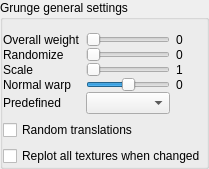
    <widget class="QGroupBox" name="groupBoxGrungeSettings">
     <property name="title">
      <string>Grunge general settings</string>
     </property>
     <property name="flat">
      <bool>true</bool>
     </property>
     <property name="checkable">
      <bool>false</bool>
     </property>
     <layout class="QVBoxLayout" name="verticalLayout_31">
      <property name="leftMargin">
       <number>0</number>
      </property>
      <property name="topMargin">
       <number>12</number>
      </property>
      <property name="rightMargin">
       <number>0</number>
      </property>
      <property name="bottomMargin">
       <number>0</number>
      </property>
      <item>
       <layout class="QGridLayout" name="gridLayout_25">
        <property name="verticalSpacing">
         <number>0</number>
        </property>
        <item row="2" column="1">
         <widget class="QSlider" name="horizontalSliderGrungeRadius">
          <property name="toolTip">
           <string>&lt;html&gt;&lt;head/&gt;&lt;body&gt;&lt;p&gt;It scales the UVs of generated random image. Value 1 is neutral.&lt;/p&gt;&lt;/body&gt;&lt;/html&gt;</string>
          </property>
          <property name="minimum">
           <number>1</number>
          </property>
          <property name="maximum">
           <number>100</number>
          </property>
          <property name="singleStep">
           <number>25</number>
          </property>
          <property name="pageStep">
           <number>0</number>
          </property>
          <property name="orientation">
           <enum>Qt::Horizontal</enum>
          </property>
         </widget>
        </item>
        <item row="2" column="0">
         <widget class="QLabel" name="label_111">
          <property name="text">
           <string>Scale</string>
          </property>
         </widget>
        </item>
        <item row="0" column="1">
         <widget class="QSlider" name="horizontalSliderGrungeOverallWeight">
          <property name="toolTip">
           <string>&lt;html&gt;&lt;head/&gt;&lt;body&gt;&lt;p&gt;Set common blending weight factor for all textures blending.&lt;/p&gt;&lt;/body&gt;&lt;/html&gt;</string>
          </property>
          <property name="maximum">
           <number>100</number>
          </property>
          <property name="pageStep">
           <number>0</number>
          </property>
          <property name="value">
           <number>0</number>
          </property>
          <property name="orientation">
           <enum>Qt::Horizontal</enum>
          </property>
          <property name="tickPosition">
           <enum>QSlider::NoTicks</enum>
          </property>
          <property name="tickInterval">
           <number>5</number>
          </property>
         </widget>
        </item>
        <item row="1" column="0">
         <widget class="QLabel" name="label_34">
          <property name="text">
           <string>Randomize</string>
          </property>
         </widget>
        </item>
        <item row="1" column="1">
         <widget class="QSlider" name="horizontalSliderGrungeSeed">
          <property name="toolTip">
           <string>&lt;html&gt;&lt;head/&gt;&lt;body&gt;&lt;p&gt;When 0 - use orginal image, otherwise generate random seamless image. &lt;/p&gt;&lt;/body&gt;&lt;/html&gt;</string>
          </property>
          <property name="maximum">
           <number>100</number>
          </property>
          <property name="pageStep">
           <number>0</number>
          </property>
          <property name="orientation">
           <enum>Qt::Horizontal</enum>
          </property>
         </widget>
        </item>
        <item row="1" column="2">
         <widget class="QLabel" name="label_110">
          <property name="text">
           <string>0</string>
          </property>
         </widget>
        </item>
        <item row="0" column="0">
         <widget class="QLabel" name="label_24">
          <property name="text">
           <string>Overall weight</string>
          </property>
         </widget>
        </item>
        <item row="0" column="2">
         <widget class="QLabel" name="label_29">
          <property name="minimumSize">
           <size>
            <width>30</width>
            <height>0</height>
           </size>
          </property>
          <property name="text">
           <string>0</string>
          </property>
         </widget>
        </item>
        <item row="3" column="0">
         <widget class="QLabel" name="label_113">
          <property name="text">
           <string>Normal warp</string>
          </property>
         </widget>
        </item>
        <item row="3" column="1">
         <widget class="QSlider" name="horizontalSliderGrungeNormalWarp">
          <property name="toolTip">
           <string>&lt;html&gt;&lt;head/&gt;&lt;body&gt;&lt;p&gt;Warps grunge texture pixels along normals of normal texture.&lt;/p&gt;&lt;/body&gt;&lt;/html&gt;</string>
          </property>
          <property name="minimum">
           <number>-100</number>
          </property>
          <property name="maximum">
           <number>100</number>
          </property>
          <property name="pageStep">
           <number>0</number>
          </property>
          <property name="orientation">
           <enum>Qt::Horizontal</enum>
          </property>
         </widget>
        </item>
        <item row="3" column="2">
         <widget class="QLabel" name="label_114">
          <property name="text">
           <string>0</string>
          </property>
         </widget>
        </item>
        <item row="2" column="2">
         <widget class="QLabel" name="labelGrungeRadius">
          <property name="text">
           <string>1</string>
          </property>
         </widget>
        </item>
        <item row="4" column="0">
         <widget class="QLabel" name="label_119">
          <property name="text">
           <string>Predefined</string>
          </property>
         </widget>
        </item>
        <item row="4" column="1">
         <widget class="QComboBox" name="comboBoxGrungePredefined">
          <property name="toolTip">
           <string>&lt;html&gt;&lt;head/&gt;&lt;body&gt;&lt;p&gt;Load predefined grunge map from list. &lt;span style=&quot; font-weight:600;&quot;&gt;Note&lt;/span&gt; that predefined grunge textures are located in &lt;span style=&quot; font-weight:600;&quot;&gt;Core/2D/grunge&lt;/span&gt; folder. You can paste there your own images in oder to make your own list of grunge images.	&lt;/p&gt;&lt;/body&gt;&lt;/html&gt;</string>
          </property>
         </widget>
        </item>
       </layout>
      </item>
      <item>
       <widget class="QCheckBox" name="checkBoxGrungeRandomTranslations">
        <property name="toolTip">
         <string>Add random translations when randomization is enabled. </string>
        </property>
        <property name="text">
         <string>Random translations</string>
        </property>
       </widget>
      </item>
      <item>
       <widget class="QCheckBox" name="checkBoxGrungeReplotAllAfterChange">
        <property name="toolTip">
         <string>&lt;html&gt;&lt;head/&gt;&lt;body&gt;&lt;p&gt;For large images this will  slow down the program but all textures are generated  when you change anything on this tab. Otherwise each time you change something here you have to click &amp;quot;Replot All&amp;quot;  to apply these changes to other textures.&lt;/p&gt;&lt;/body&gt;&lt;/html&gt;</string>
        </property>
        <property name="text">
         <string>Replot all textures when changed</string>
        </property>
       </widget>
      </item>
     </layout>
    </widget>
